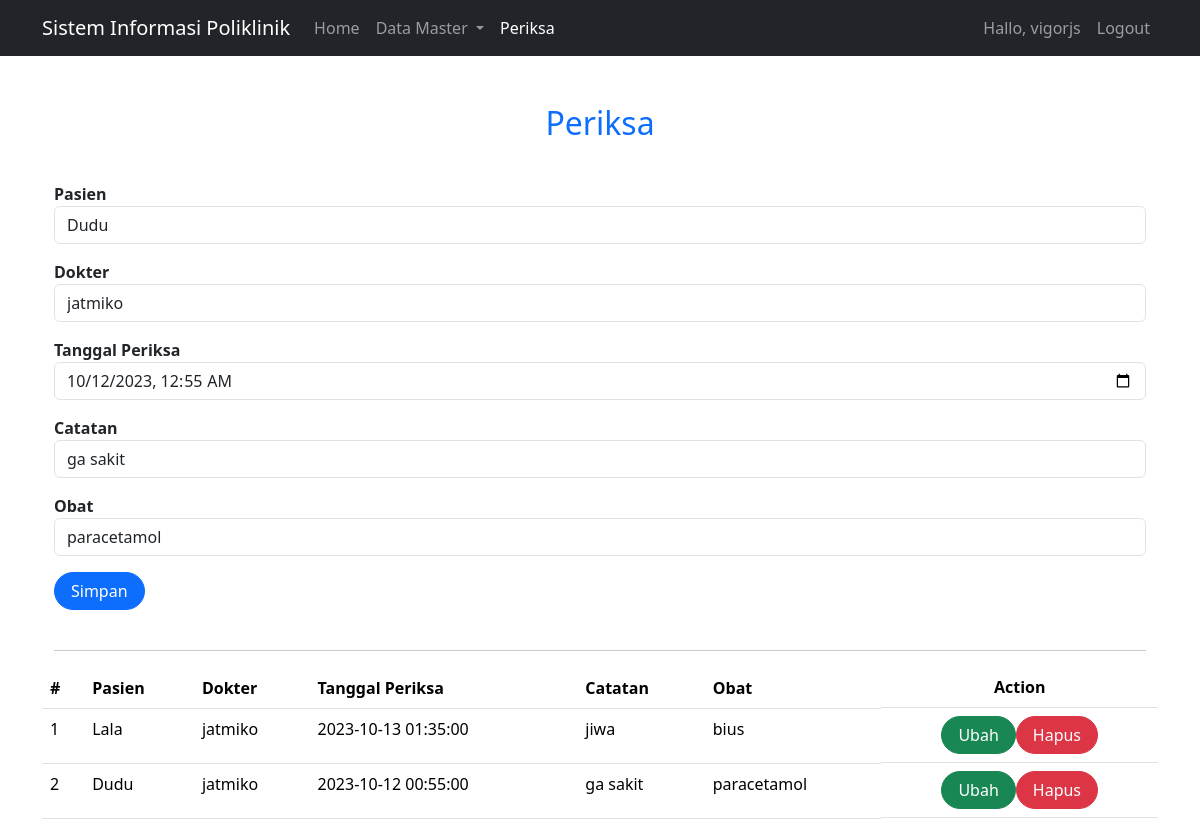
/index.php?page=periksa&id=3 (signed in), run on the app's committed database.
### tables this page shows
CREATE TABLE `user` (
  `id` int NOT NULL,
  `username` varchar(100) NOT NULL,
  `password` varchar(100) NOT NULL
);

CREATE TABLE `periksa` (
  `id` int NOT NULL,
  `id_pasien` int DEFAULT NULL,
  `id_dokter` int UNSIGNED DEFAULT NULL,
  `tgl_periksa` datetime DEFAULT NULL,
  `catatan` text,
  `obat` varchar(100) DEFAULT NULL
);

CREATE TABLE `pasien` (
  `id` int NOT NULL,
  `nama` varchar(255) NOT NULL,
  `alamat` varchar(255) NOT NULL,
  `no_hp` varchar(255) NOT NULL
);

CREATE TABLE `dokter` (
  `id` int UNSIGNED NOT NULL,
  `nama` varchar(255) DEFAULT NULL,
  `alamat` varchar(255) DEFAULT NULL,
  `no_hp` varchar(50) DEFAULT NULL
);

### periksa.php (the view, shortened to what this page needs)
<div class="container">
    <div class="form-periksa">
        <form class="form row" method="POST" action="" name="myForm" onsubmit="return(validate());">
            <?php
            if (isset($_GET['id'])) {
                $id_periksa = $_GET['id'];
                $ambil_data_periksa = mysqli_query($mysqli, "SELECT * FROM periksa WHERE id = '$id_periksa'");
                $data_periksa = mysqli_fetch_assoc($ambil_data_periksa);
                $id_pasien2 = $data_periksa['id_pasien'];
                $id_dokter2 = $data_periksa['id_dokter'];
                $tgl_periksa2 = $data_periksa['tgl_periksa'];
                $catatan2 = $data_periksa['catatan'];
                $obat2 = $data_periksa['obat'];
            ?>
            <?php
            }
            ?>
            <div class="col mt-3">
                <div class="form-input mt-3">
                    <label for="pasien" class="sr-only fw-bold">Pasien</label>
                    <select class="form-control" name="pasien">
                        <?php
                        $pasien = mysqli_query($mysqli, "SELECT * FROM pasien");
                        while ($data = mysqli_fetch_array($pasien)) {
                            if (!isset($_GET['id'])) {
                                $selected = ($data['id'] == $id_pasien) ? 'selected="selected"' : '';
                        ?>
                                <option value="<?php echo $data['id'] ?>" <?php echo $selected ?>><?php echo $data['nama'] ?>
                                </option>
                            <?php
                            } else {
                                $selected = ($data['id'] == $id_pasien2) ? 'selected="selected"' : '';
                            ?>
                                <option value="<?php echo $id_pasien2 ?>" <?php echo $selected ?>><?php echo $data['nama'] ?>
                                </option>
                        <?php
                            }
                        }
                        ?>
                    </select>
                </div>
                <div class="form-input mt-3">
                    <label for="dokter" class="sr-only fw-bold">Dokter</label>
                    <select class="form-control" name="dokter">
                        <?php
                        $dokter = mysqli_query($mysqli, "SELECT * FROM dokter");
                        while ($data = mysqli_fetch_array($dokter)) {
                            if (!isset($_GET['id'])) {
                                $selected = ($data['id'] == $id_dokter) ? 'selected="selected"' : '';
                        ?>
                                <option value="<?php echo $data['id'] ?>" <?php echo $selected ?>><?php echo $data['nama'] ?>
                                </option>
                            <?php
                            } else {
                                $selected = ($data['id'] == $id_dokter2) ? 'selected="selected"' : '';
                            ?>
                                <option value="<?php echo $id_dokter2 ?>" <?php echo $selected ?>><?php echo $data['nama'] ?>
                                </option>
                        <?php
                            }
                        }
                        ?>
                    </select>
                </div>
                <div class="form-input mt-3">
                    <label for="tgl_periksa" class="fw-bold">
                        Tanggal Periksa
                    </label>
                    <input type="datetime-local" class="form-control" name="tgl_periksa" id="tgl_periksa" placeholder="Tanggal Periksa" value="<?php echo isset($tgl_periksa2) ? $tgl_periksa2 : ''; ?>">
                </div>
                <div class="form-input mt-3">
                    <label for="catatan" class="fw-bold">
                        Catatan
                    </label>
                    <input type="text" class="form-control" name="catatan" id="catatan" placeholder="Catatan" value="<?php echo isset($catatan2) ? $catatan2 : ''; ?>">
                </div>
                <div class="form-input mt-3">
                    <label for="obat" class="fw-bold">
                        Obat
                    </label>
                    <input type="text" class="form-control" name="obat" id="obat" placeholder="Obat" value="<?php echo isset($obat2) ? $obat2 : ''; ?>">
                </div>
                <button type="submit" class="btn btn-primary rounded-pill px-3 mt-3" name="simpan">Simpan</button>
            </div>
        </form>
        <br>
        <hr>
    </div>
</div>
<div class="table-periksa mt-3">
    <table class="table table-responsive">
        <thead class="thead-dark">
            <tr>
                <th scope="col">#</th>
                <th scope="col">Pasien</th>
                <th scope="col">Dokter</th>
                <th scope="col">Tanggal Periksa</th>
                <th scope="col">Catatan</th>
                <th scope="col">Obat</th>
                <th class="d-flex justify-content-center">Action</th>
            </tr>
        </thead>
        <tbody>
            <?php
            $result = mysqli_query($mysqli, "SELECT pr.*,d.nama as 'nama_dokter', p.nama as 'nama_pasien' FROM periksa pr LEFT JOIN dokter d ON (pr.id_dokter=d.id) LEFT JOIN pasien p ON (pr.id_pasien=p.id) ORDER BY pr.tgl_periksa DESC");
            $no = 1;
            while ($data = mysqli_fetch_array($result)) {
            ?>
                <tr>
                    <td><?php echo $no++ ?></td>
                    <td><?php echo $data['nama_pasien'] ?></td>
                    <td><?php echo $data['nama_dokter'] ?></td>
                    <td><?php echo $data['tgl_periksa'] ?></td>
                    <td><?php echo $data['catatan'] ?></td>
                    <td><?php echo $data['obat'] ?></td>
                    <td class="d-flex justify-content-center">
                        <a class="btn btn-success rounded-pill px-3" href="index.php?page=periksa&id=<?php echo $data['id'] ?>">
                            Ubah</a>
                        <a class="btn btn-danger rounded-pill px-3" href="index.php?page=periksa&id=<?php echo $data['id'] ?>&aksi=hapus">Hapus</a>
                    </td>
                </tr>
            <?php
            }
            ?>
        </tbody>
    </table>
</div>

### index.php (shortened to what this page needs)
<?php
require_once "conn.php";
if (isset($_SESSION['user_id'])) {
    $user_logged = mysqli_fetch_array((mysqli_query($mysqli, "SELECT * FROM user WHERE id='$_SESSION[user_id]'")));
}
?>
<!DOCTYPE html>
<html lang="en">
<head>
    <link rel="stylesheet" href="css/bootstrap.min.css">
    <link rel="stylesheet" href="https://cdn.jsdelivr.net/npm/sweetalert2@11.9.0/dist/sweetalert2.min.css">
</head>
<body>
    <header>
        <nav class="navbar navbar-expand-lg  navbar-dark bg-dark">
            <div class="container container-fluid">
                <a class="navbar-brand" href="#">
                    Sistem Informasi Poliklinik
                </a>
                <div class="collapse navbar-collapse" id="navbarNavDropdown">
                    <ul class="navbar-nav">
                        <li class="nav-item">
                            <a class="nav-link <?= (!isset($_GET['page'])) ? 'active' : '' ?>" aria-current="page" href="index.php">
                                Home
                            </a>
                        </li>
                        <li class="nav-item dropdown">
                            <a class="nav-link dropdown-toggle <?= (isset($_GET['page']) && ($_GET['page'] == 'pasien' || $_GET['page'] == 'dokter')) ? 'active' : '' ?>" href="#" id="navbarDropdown" role="button" data-bs-toggle="dropdown" aria-expanded="false">
                                Data Master
                            </a>
                        </li>
                        <li class="nav-item">
                            <a class="nav-link <?= (isset($_GET['page']) && $_GET['page'] == 'periksa') ? 'active' : '' ?>" href="index.php?page=periksa">
                                Periksa
                            </a>
                        </li>
                    </ul>
                </div>
                <ul class="nav navbar-nav navbar-right">
                    <?php if (!isset($_SESSION['log'])) { ?>
                        <li class="nav-item"><a class="nav-link <?= (isset($_GET['page']) && $_GET['page'] == 'register') ? 'active' : '' ?>" href="index.php?page=register"><svg xmlns="http://www.w3.org/2000/svg" width="16" height="16" fill="currentColor" class="bi bi-person-fill-add" viewBox="0 0 16 16">
                                    <path d="M12.5 16a3.5 3.5 0 1 0 0-7 3.5 3.5 0 0 0 0 7Zm.5-5v1h1a.5.5 0 0 1 0 1h-1v1a.5.5 0 0 1-1 0v-1h-1a.5.5 0 0 1 0-1h1v-1a.5.5 0 0 1 1 0Zm-2-6a3 3 0 1 1-6 0 3 3 0 0 1 6 0Z" />
                                    <path d="M2 13c0 1 1 1 1 1h5.256A4.493 4.493 0 0 1 8 12.5a4.49 4.49 0 0 1 1.544-3.393C9.077 9.038 8.564 9 8 9c-5 0-6 3-6 4Z" />
                                </svg> Sign Up</a></li>
                        <li class="nav-item"><a class="nav-link <?= (isset($_GET['page']) && $_GET['page'] == 'login') ? 'active' : '' ?>" href="index.php?page=login"><svg xmlns="http://www.w3.org/2000/svg" width="16" height="16" fill="currentColor" class="bi bi-box-arrow-in-right" viewBox="0 0 16 16">
                                    <path fill-rule="evenodd" d="M6 3.5a.5.5 0 0 1 .5-.5h8a.5.5 0 0 1 .5.5v9a.5.5 0 0 1-.5.5h-8a.5.5 0 0 1-.5-.5v-2a.5.5 0 0 0-1 0v2A1.5 1.5 0 0 0 6.5 14h8a1.5 1.5 0 0 0 1.5-1.5v-9A1.5 1.5 0 0 0 14.5 2h-8A1.5 1.5 0 0 0 5 3.5v2a.5.5 0 0 0 1 0v-2z" />
                                    <path fill-rule="evenodd" d="M11.854 8.354a.5.5 0 0 0 0-.708l-3-3a.5.5 0 1 0-.708.708L10.293 7.5H1.5a.5.5 0 0 0 0 1h8.793l-2.147 2.146a.5.5 0 0 0 .708.708l3-3z" />
                                </svg> Login</a></li>
                    <?php } else { ?>
                        <li class="nav-item">
                            <span class="nav-link">Hallo, <?= $user_logged['username'] ?></span>
                        </li>
                        <li class="nav-item"><a class="nav-link" href="logout.php">Logout</a></li>
                    <?php } ?>
                </ul>
            </div>
        </nav>
    </header>
    <main role="main" class="container">
        <?php
        if (isset($_GET['page'])) {
            $page = $_GET['page'];
            if (isset($_SESSION['log'])) {
        ?>
                <h2 class="text-primary mt-5 d-flex justify-content-center"><?php echo ucwords($_GET['page']) ?></h2>
                <?php
                include($page . ".php");
            }
        } else {
            echo "Selamat Datang di Sistem Informasi Poliklinik";
        }
        ?>
    </main>
</body>
</html>

### data on the page
user: username "vigorjs"
periksa: tgl_periksa "10/12/2023 00:55", catatan "ga sakit", obat "paracetamol", id_pasien.nama "Dudu", id_dokter.nama "jatmiko", tgl_periksa "2023-10-12 00:55:00"
periksa: id_pasien.nama "Lala", id_dokter.nama "jatmiko", tgl_periksa "2023-10-13 01:35:00", catatan "jiwa", obat "bius"

### other printed values
$_GET['page'] "Periksa"
form field pasien "Dudu"
form field dokter "jatmiko"
